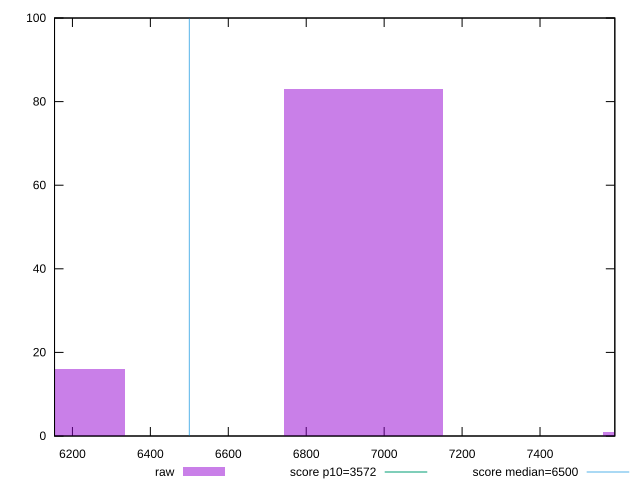

The gnuplot source for this figure:
reset

$raw <<EOF
6947.8614754266855 83
6130.466007729428 16
7765.256943123943 1
EOF

set key outside below
set boxwidth 408.69773384862856
set xrange [6154.0735:7591.964100000001]
set yrange [0:100]
set trange [0:100]
set style fill transparent solid 0.5 noborder

set parametric
set terminal svg size 640, 490 enhanced background rgb 'white'
set output "reports/report_00033_2021-03-01T14-23-16.841Z/first-cpu-idle/samples/astro-cached/raw/histogram.svg"

plot $raw title "raw" with boxes, \
     3572,t title "score p10=3572", \
     6500,t title "score median=6500"

reset
